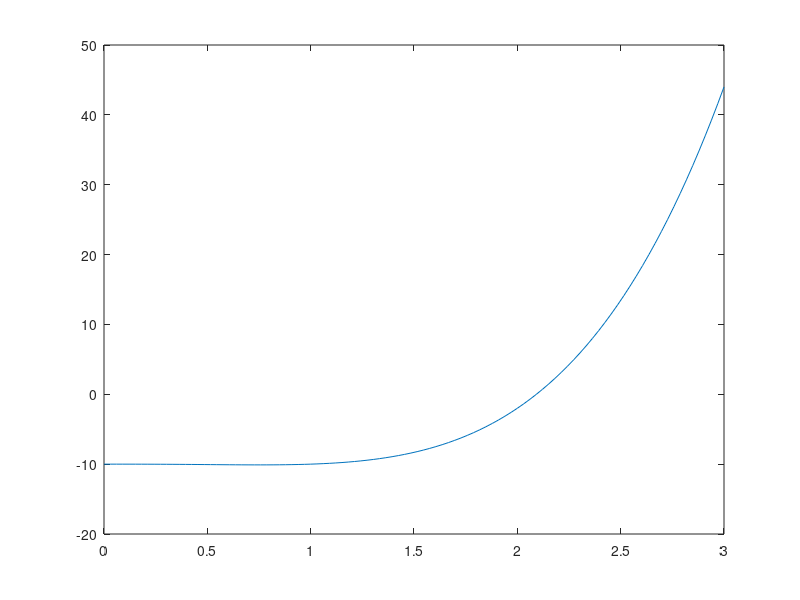

MATLAB code to generate this figure: (Note: this script raises an error after producing the figure.)
%%  0.4 C1 a
x = [10^-1, 10^-2, 10^-3, 10^-4, 10^-5, 10^-6, 10^-7, 10^-8, 10^-9, 10^-10, 10^-11, 10^-12, 10^-13, 10^-14];
a = @(x) (1-sec(x))./(tan(x)).^2;
xa = a(x);
%%  0.4 C1 b

%%  1.1 E5 a
x = linspace(0, 3);
y = @(x) x.^4 - x.^3 - 10;
a = y(x);
plot(x, a);
% P? ploten ser vi klart och tydligt att x = 0 i intervallet [1.5, 2.5]
%%  1.1 E5 b
n = log2((2.5-1.5)/(0.5*10^-10))-1
%Det kr?vs 34 steg. Se definition 1.3 i boken
%%  1.1 C6
x = linspace(-4, 4);
f = @(x) cos(x) - sin(x);
bisectAnswer = bisect(f, 0, 1, 10^-6);
fzeroAnser = fzero(f, 0);
% b?da resulterar i 0.7854
%%  1.2 E11
%%  1.2 C1
%a
%b
%c
%%  1.2 C5
x = linspace(-4, 4);

%a
g = @(x) nthroot(2.*x+2, 3);
y = g(x);
plot(x, y);
hold on;
plot(x, x);
hold off;
a = fixed_point(g, 1.7, 20);

%b
g = @(x) log(7-x);
y = g(x);
plot(x, y);
hold on;
plot(x, x);
hold off;
b = fixed_point(g, 1.7, 20);

%c
g = @(x) log(4-sin(x));
y = g(x);
plot(x, y);
hold on;
plot(x, x);
hold off;
c = fixed_point(g, 1.7, 20);

